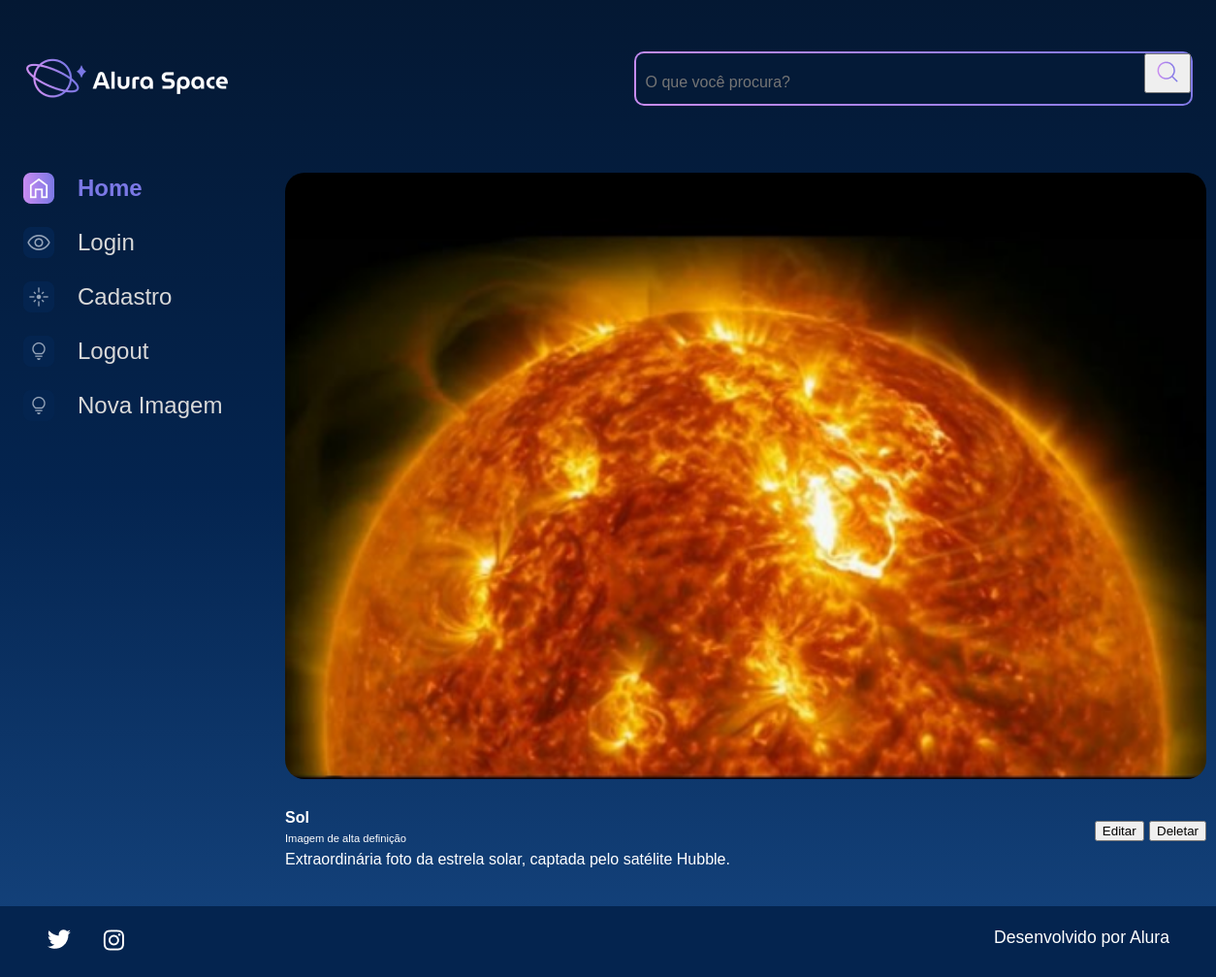
Screenshot of /imagem/5 with the database file from the repository.
### galeria/models.py (models this page shows, shortened)
class Fotografia(models.Model):
    OPCOES_CATEGORIA= [
        ('GALÁXIA', 'Galáxia'),
        ('NEBULOSA', 'Nebulosa'),
        ('ESTRELA', 'Estrela'),
        ('PLANETA', 'Planeta'),
    ]
    nome = models.CharField(max_length=100, null=False, blank=False)
    legenda = models.CharField(max_length=150, null=False, blank=False)
    categoria = models.CharField(max_length=100,choices = OPCOES_CATEGORIA,default='')
    descricao = models.TextField(null=False, blank=False)
    foto = models.ImageField(upload_to='fotos/%Y/%m/%d/', blank=True)
    publicada = models.BooleanField(default=True)
    data_fotografia = models.DateTimeField(default=datetime.now,null=False, blank=False)
    usuario = models.ForeignKey(to = User, on_delete=models.SET_NULL, null=True, blank=True, related_name="user")

### galeria/views.py (the view)
# urls.py: path('imagem/<int:foto_id>', imagem, name='imagem'),
def imagem(request,foto_id):
    fotografia = get_object_or_404(Fotografia, pk=foto_id)
    return render(request, 'galeria/imagem.html', {"fotografia": fotografia})

### galeria/templates/galeria/imagem.html
{% extends "galeria/base.html" %}
{% load static %}
{% block content%}
            <section class="conteudo">
                <section class="imagem">
                    <div class="imagem__conteudo">
                        {% if fotografia.foto == '' or fotografia.foto == null %}
                        <img class="imagem__imagem" src="{%static '/assets/imagens/galeria/not_found.png'%}">
                        {% else %}
                        <img class="imagem__imagem" src="{{fotografia.foto.url}}">
                        {% endif %}
                        <div class="imagem__info">
                            <div class="imagem__texto">
                                <p class="imagem__titulo">{{ fotografia.nome}}</p>
                                <p class="imagem__descricao">{{fotografia.legenda}}</p>
                                <p class="imagem__texto">{{fotografia.descricao}}</p>
                            </div>
                            <div>
                                <a href="{% url 'editar_imagem' fotografia.id %}"><button class="btn btn-success col-12" style="padding: top 5px;">Editar</button></a>
                                <a href="{% url 'deletar_imagem' fotografia.id %}"><button class="btn btn-danger col-12" style="padding: top 5px;">Deletar</button></a>
                            </div>
                        </div>
                    </div>
                </section>
            </section>
        </main>
    </div>
{% endblock%}

### setup/static/styles/style.css (style rules this page uses)
html, body, div, span, applet, object, iframe, h1, h2, h3, h4, h5, h6, p, blockquote, pre, a, abbr, acronym, address, big, cite, code, del, dfn, em, img, ins, kbd, q, s, samp, small, strike, strong, sub, sup, tt, var, b, u, i, center, dl, dt, dd, ol, ul, li, fieldset, form, label, legend, table, caption, tbody, tfoot, thead, tr, th, td, article, aside, canvas, details, embed, figure, figcaption, footer, header, hgroup, menu, nav, output, ruby, section, summary, time, mark, audio, video { margin: 0; padding: 0; border: 0; font-size: 100%; font: inherit; vertical-align: baseline; }
article, aside, details, figcaption, figure, footer, header, hgroup, menu, nav, section { display: block; }
body { line-height: 1; font-family: 'Space Grotesk', sans-serif; min-height: 100vh; background: linear-gradient(#041833,#04244F,#154580); background-repeat: no-repeat; background-position: center; background-size: cover; }
.imagem { display: flex; justify-content: center; align-items: center; }
.imagem__conteudo { background-color: transparent; display: flex; flex-direction: column; border-radius: 20px 20px 0 0; width: 950px; }
.imagem__imagem { width: 100%; border-radius: 20px; }
.imagem__info { font-size: 1.2rem; display: flex; justify-content: space-between; align-items: center; margin-bottom: 1rem; margin-top: 1rem; }
.imagem__texto { display: flex; flex-direction: column; justify-content: space-between; color: #FFFFFF; margin-top: 0.5rem; }
.imagem__titulo { font-weight: bold; line-height: 2rem; color: #FFFFFF; }
.imagem__texto { font-size: 1rem; }
.imagem__descricao { font-size: 0.7rem; }

### rows the page displays
Fotografia: foto (picture), nome "Sol", legenda "Imagem de alta definição", descricao "Extraordinária foto da estrela solar, captada pelo satélite Hubble."
